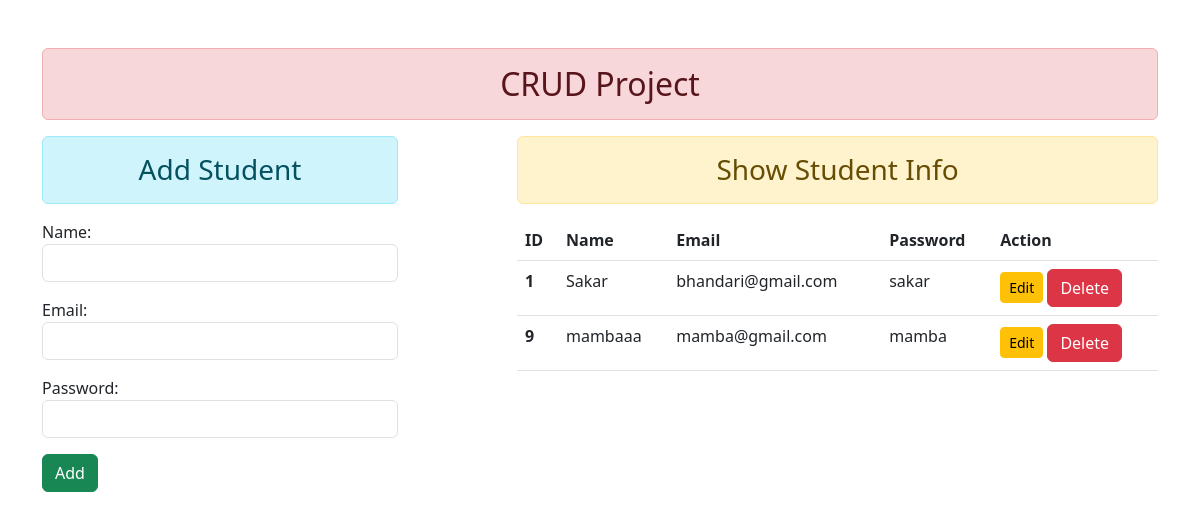
Before: / with the older database file.
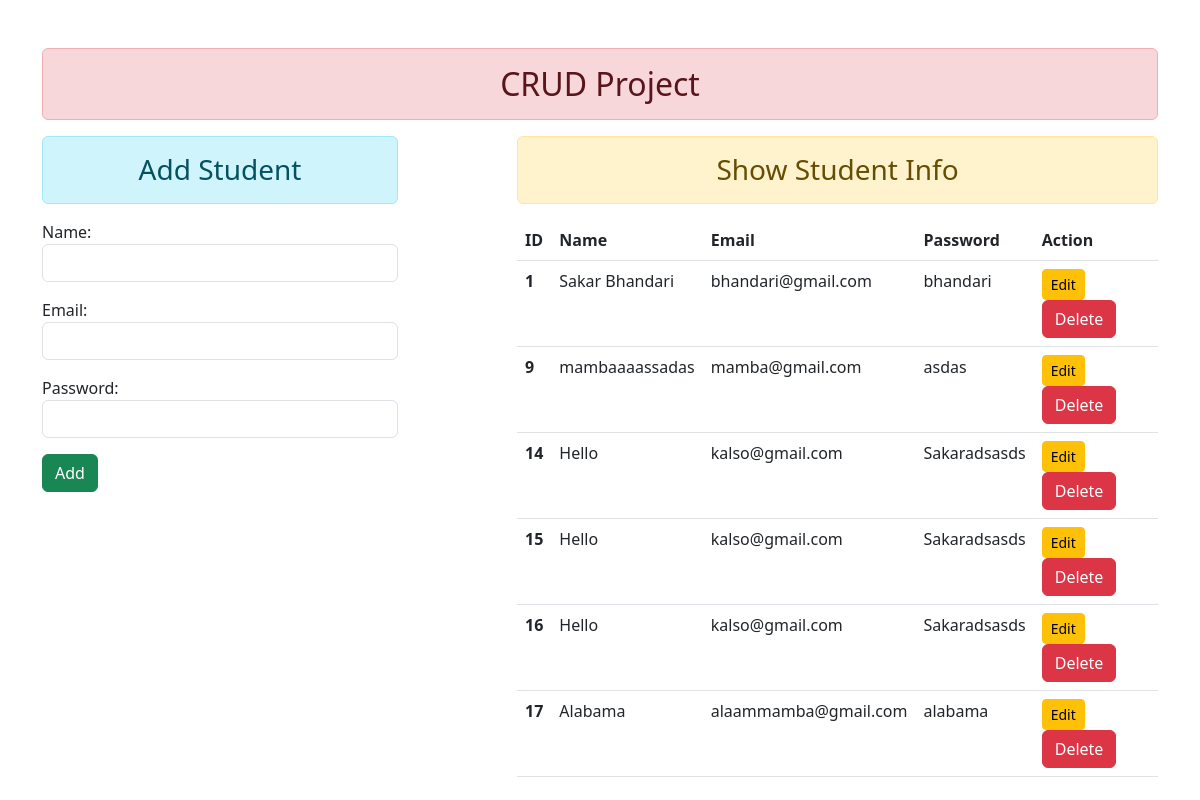
After: the same page with the newer database file.
### sakarapp/models.py (models this page shows)
class User(models.Model):
    name=models.CharField(max_length=70)
    email=models.EmailField(max_length=70)
    password=models.CharField(max_length=70)

### sakarapp/views.py (the view)
# urls.py: path('',views.add_show, name='addandshow'),
def add_show(request):
    if request.method == 'POST':
        fm=StudentRegistration(request.POST)
        if fm.is_valid():
            fm.save()
            fm = StudentRegistration()
    else:
        fm = StudentRegistration()
    info = User.objects.all()
    return render(request, 'sakarapp/addandshow.html' , {'form':fm , 'info':info})

### sakarapp/forms.py
class StudentRegistration(forms.ModelForm):
    class Meta:
        model=User
        fields = ['name' , 'email' , 'password']
        widgets ={
            'name' :forms.TextInput(attrs={'class':'form-control'}),
            'email' :forms.EmailInput(attrs={'class':'form-control'}),
            'password' :forms.PasswordInput(attrs={'class':'form-control'}),
        }

### sakarapp/templates/sakarapp/addandshow.html (shortened to what this page needs)
{% extends "sakarapp/base.html" %}
{% block content %}
<div class="row">
    <div class="col-sm-4">
        <h3 class="text-center alert alert-info">Add Student</h3>
        <form action="" method="POST">
            {{form.as_p}}
            <input type="submit" class="btn btn-success" value="Add">
        </form>
    </div>
    <div class="col-sm-7 offset-1">
        <h3 class="text-center alert alert-warning">Show Student Info</h3>
        {% if info %}
        <table class="table table-hover">
            <thead>
              <tr>
                <th scope="col">ID</th>
                <th scope="col">Name</th>
                <th scope="col">Email</th>
                <th scope="col">Password</th>
                <th scope="col">Action</th>
              </tr>
            </thead>
            <tbody>
                {% for infos in info %}
                    <tr>
                        <th scope="row">{{infos.id}}</th>
                        <td>{{infos.name}}</td>
                        <td>{{infos.email}}</td>
                        <td>{{infos.password}}</td>
                        <td>
                            <a href="{% url 'update' infos.id %}" class="btn btn-warning btn-sm">Edit</a>
                            <form action="{% url 'delete' infos.id %}" method="POST" class="d-inline">
                                <input type="submit" class="btn btn-danger "value="Delete">
                            </form>
                        </td>
                    </tr>
                {% endfor %}
            </tbody>
          </table>
        {% else %}
            <h4>No Records Found</h4>
        {% endif %}
    </div>
</div>
{% endblock content %}

### sakarapp/templates/sakarapp/base.html (shortened to what this page needs)
<!DOCTYPE html>
<html lang="en">
<head>
    {% load  static  %}
    <link rel="stylesheet" href=" {% static 'sakarapp/css/bootstrap.css' %} ">
</head>
<body>
    <div class="container mt-5" >
        <h2 class="text-center alert alert-danger">CRUD Project</h2>
        {% block content %}
        {% endblock content %}
    </div>
</body>
</html>

Changed rows visible on the page:
changed User "bhandari@gmail.com": name "Sakar" → "Sakar Bhandari"; password "sakar" → "bhandari"
changed User "mamba@gmail.com": name "mambaaa" → "mambaaaassadas"; password "mamba" → "asdas"
added User: id "14", name "Hello", email "kalso@gmail.com", password "Sakaradsasds"
added User: id "15", name "Hello", email "kalso@gmail.com", password "Sakaradsasds"
added User: id "16", name "Hello", email "kalso@gmail.com", password "Sakaradsasds"
added User: id "17", name "Alabama", email "alaammamba@gmail.com", password "alabama"
